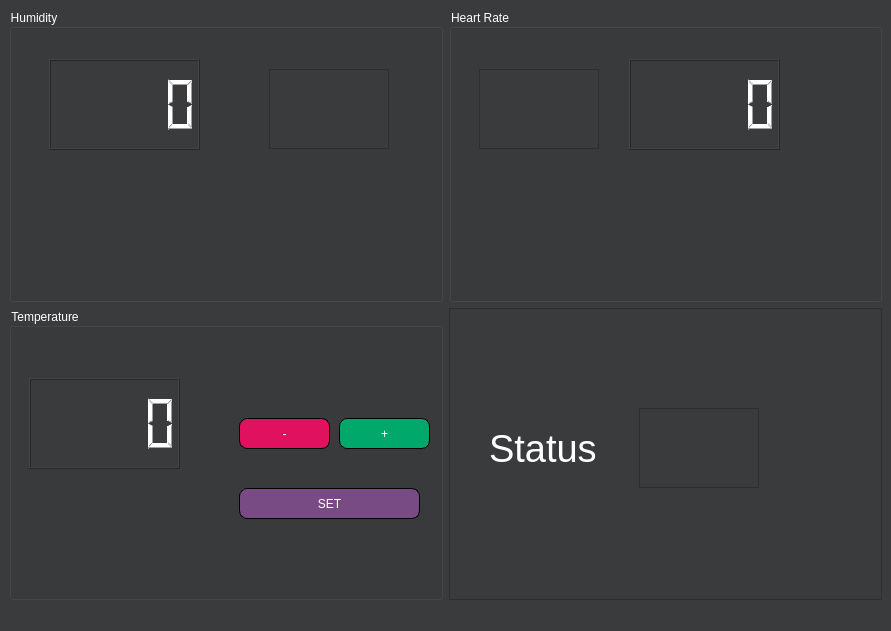
<?xml version="1.0" encoding="UTF-8"?>
<ui version="4.0">
 <class>Monitor</class>
 <widget class="QMainWindow" name="Monitor">
  <property name="geometry">
   <rect>
    <x>0</x>
    <y>0</y>
    <width>891</width>
    <height>631</height>
   </rect>
  </property>
  <property name="maximumSize">
   <size>
    <width>900</width>
    <height>650</height>
   </size>
  </property>
  <property name="windowTitle">
   <string>Incubator Monitor</string>
  </property>
  <property name="windowIcon">
   <iconset resource="Assets/Resources.qrc">
    <normaloff>:/newPrefix/Incubator.png</normaloff>:/newPrefix/Incubator.png</iconset>
  </property>
  <property name="styleSheet">
   <string notr="true">background-color:#3A3B3C;
color: white;</string>
  </property>
  <widget class="QWidget" name="centralwidget">
   <layout class="QGridLayout" name="gridLayout">
    <item row="0" column="0">
     <widget class="QGroupBox" name="groupBox_2">
      <property name="title">
       <string>Humidity</string>
      </property>
      <widget class="QLCDNumber" name="humidity_LCD">
       <property name="geometry">
        <rect>
         <x>40</x>
         <y>50</y>
         <width>151</width>
         <height>91</height>
        </rect>
       </property>
      </widget>
      <widget class="QFrame" name="Humidity_Frame">
       <property name="geometry">
        <rect>
         <x>260</x>
         <y>60</y>
         <width>120</width>
         <height>80</height>
        </rect>
       </property>
       <property name="styleSheet">
        <string notr="true">image: url(:/newPrefix/humidity.png);</string>
       </property>
       <property name="frameShape">
        <enum>QFrame::StyledPanel</enum>
       </property>
       <property name="frameShadow">
        <enum>QFrame::Raised</enum>
       </property>
      </widget>
     </widget>
    </item>
    <item row="0" column="1">
     <widget class="QGroupBox" name="groupBox">
      <property name="title">
       <string>Heart Rate</string>
      </property>
      <widget class="QLCDNumber" name="BPM_LCD">
       <property name="geometry">
        <rect>
         <x>180</x>
         <y>50</y>
         <width>151</width>
         <height>91</height>
        </rect>
       </property>
      </widget>
      <widget class="QFrame" name="BPM_Frame">
       <property name="geometry">
        <rect>
         <x>30</x>
         <y>60</y>
         <width>120</width>
         <height>80</height>
        </rect>
       </property>
       <property name="styleSheet">
        <string notr="true">image: url(:/newPrefix/heart.png);</string>
       </property>
       <property name="frameShape">
        <enum>QFrame::StyledPanel</enum>
       </property>
       <property name="frameShadow">
        <enum>QFrame::Raised</enum>
       </property>
      </widget>
     </widget>
    </item>
    <item row="1" column="0">
     <widget class="QGroupBox" name="groupBox_3">
      <property name="title">
       <string>Temperature</string>
      </property>
      <widget class="QPushButton" name="set_button">
       <property name="geometry">
        <rect>
         <x>230</x>
         <y>180</y>
         <width>181</width>
         <height>31</height>
        </rect>
       </property>
       <property name="maximumSize">
        <size>
         <width>200</width>
         <height>16777215</height>
        </size>
       </property>
       <property name="styleSheet">
        <string notr="true">background-color: #784B84;
    color: white;
    border: none;
    padding: 5px 10px;
     border: 1.2px ;
border-style: outset;
border-radius: 8px;</string>
       </property>
       <property name="text">
        <string>SET</string>
       </property>
      </widget>
      <widget class="QLCDNumber" name="temp_LCD">
       <property name="geometry">
        <rect>
         <x>20</x>
         <y>70</y>
         <width>151</width>
         <height>91</height>
        </rect>
       </property>
      </widget>
      <widget class="QPushButton" name="increase_button">
       <property name="enabled">
        <bool>true</bool>
       </property>
       <property name="geometry">
        <rect>
         <x>330</x>
         <y>110</y>
         <width>91</width>
         <height>31</height>
        </rect>
       </property>
       <property name="font">
        <font>
         <pointsize>9</pointsize>
        </font>
       </property>
       <property name="styleSheet">
        <string notr="true">background-color: #00A86B;
    color: white;
    border: none;
    padding: 5px 10px;
     border: 1.2px ;
border-style: outset;
border-radius: 8px;</string>
       </property>
       <property name="text">
        <string>+</string>
       </property>
      </widget>
      <widget class="QPushButton" name="decrease_button">
       <property name="geometry">
        <rect>
         <x>230</x>
         <y>110</y>
         <width>91</width>
         <height>31</height>
        </rect>
       </property>
       <property name="font">
        <font>
         <pointsize>9</pointsize>
        </font>
       </property>
       <property name="styleSheet">
        <string notr="true">background-color: #E0115F;
    color: white;
    border: none;
    padding: 5px 10px;
     border: 1.2px ;
border-style: outset;
border-radius: 8px;</string>
       </property>
       <property name="text">
        <string>-</string>
       </property>
      </widget>
     </widget>
    </item>
    <item row="1" column="1">
     <widget class="QFrame" name="frame">
      <property name="frameShape">
       <enum>QFrame::StyledPanel</enum>
      </property>
      <property name="frameShadow">
       <enum>QFrame::Raised</enum>
      </property>
      <widget class="QLabel" name="label">
       <property name="geometry">
        <rect>
         <x>40</x>
         <y>110</y>
         <width>111</width>
         <height>61</height>
        </rect>
       </property>
       <property name="styleSheet">
        <string notr="true">font-size: 38px;</string>
       </property>
       <property name="text">
        <string>Status</string>
       </property>
      </widget>
      <widget class="QFrame" name="Status_Frame">
       <property name="geometry">
        <rect>
         <x>190</x>
         <y>100</y>
         <width>120</width>
         <height>80</height>
        </rect>
       </property>
       <property name="styleSheet">
        <string notr="true">image: url(:/newPrefix/checked.png);</string>
       </property>
       <property name="frameShape">
        <enum>QFrame::StyledPanel</enum>
       </property>
       <property name="frameShadow">
        <enum>QFrame::Raised</enum>
       </property>
      </widget>
     </widget>
    </item>
   </layout>
  </widget>
  <widget class="QMenuBar" name="menubar">
   <property name="geometry">
    <rect>
     <x>0</x>
     <y>0</y>
     <width>891</width>
     <height>26</height>
    </rect>
   </property>
  </widget>
  <widget class="QStatusBar" name="statusbar"/>
 </widget>
 <resources>
  <include location="Assets/Resources.qrc"/>
 </resources>
 <connections/>
</ui>
